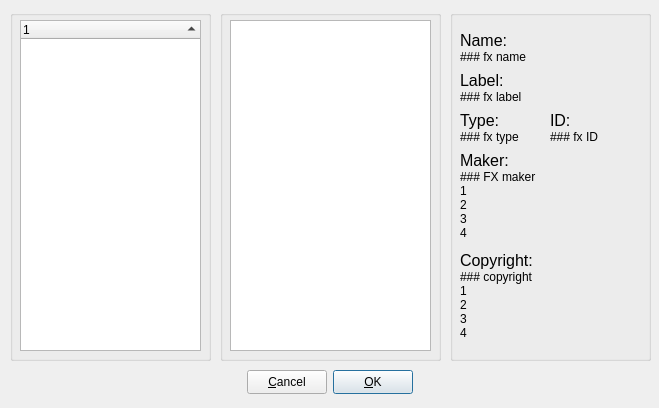
<ui version="4.0" >
 <class>LadspaFXSelector_UI</class>
 <widget class="QDialog" name="LadspaFXSelector_UI" >
  <property name="geometry" >
   <rect>
    <x>0</x>
    <y>0</y>
    <width>659</width>
    <height>408</height>
   </rect>
  </property>
  <property name="sizePolicy" >
   <sizepolicy vsizetype="Preferred" hsizetype="Preferred" >
    <horstretch>0</horstretch>
    <verstretch>0</verstretch>
   </sizepolicy>
  </property>
  <property name="windowTitle" >
   <string>Form1</string>
  </property>
  <widget class="QWidget" name="Layout33" >
   <property name="geometry" >
    <rect>
     <x>10</x>
     <y>370</y>
     <width>640</width>
     <height>24</height>
    </rect>
   </property>
   <layout class="QHBoxLayout" >
    <property name="spacing" >
     <number>6</number>
    </property>
    <property name="leftMargin" >
     <number>0</number>
    </property>
    <property name="topMargin" >
     <number>0</number>
    </property>
    <property name="rightMargin" >
     <number>0</number>
    </property>
    <property name="bottomMargin" >
     <number>0</number>
    </property>
    <item>
     <spacer>
      <property name="orientation" >
       <enum>Qt::Horizontal</enum>
      </property>
      <property name="sizeType" >
       <enum>QSizePolicy::Expanding</enum>
      </property>
      <property name="sizeHint" >
       <size>
        <width>20</width>
        <height>0</height>
       </size>
      </property>
     </spacer>
    </item>
    <item>
     <widget class="QPushButton" name="m_pCancelBtn" >
      <property name="sizePolicy" >
       <sizepolicy vsizetype="Preferred" hsizetype="Preferred" >
        <horstretch>0</horstretch>
        <verstretch>0</verstretch>
       </sizepolicy>
      </property>
      <property name="minimumSize" >
       <size>
        <width>0</width>
        <height>22</height>
       </size>
      </property>
      <property name="text" >
       <string>&amp;Cancel</string>
      </property>
      <property name="shortcut" >
       <string>Alt+C</string>
      </property>
     </widget>
    </item>
    <item>
     <widget class="QPushButton" name="m_pOkBtn" >
      <property name="sizePolicy" >
       <sizepolicy vsizetype="Preferred" hsizetype="Preferred" >
        <horstretch>0</horstretch>
        <verstretch>0</verstretch>
       </sizepolicy>
      </property>
      <property name="minimumSize" >
       <size>
        <width>0</width>
        <height>22</height>
       </size>
      </property>
      <property name="text" >
       <string>&amp;OK</string>
      </property>
      <property name="shortcut" >
       <string>Alt+O</string>
      </property>
      <property name="default" >
       <bool>true</bool>
      </property>
      <property name="flat" >
       <bool>false</bool>
      </property>
     </widget>
    </item>
    <item>
     <spacer>
      <property name="orientation" >
       <enum>Qt::Horizontal</enum>
      </property>
      <property name="sizeType" >
       <enum>QSizePolicy::Expanding</enum>
      </property>
      <property name="sizeHint" >
       <size>
        <width>20</width>
        <height>0</height>
       </size>
      </property>
     </spacer>
    </item>
   </layout>
  </widget>
  <widget class="QGroupBox" name="groupBox" >
   <property name="geometry" >
    <rect>
     <x>10</x>
     <y>10</y>
     <width>201</width>
     <height>351</height>
    </rect>
   </property>
   <property name="title" >
    <string/>
   </property>
   <widget class="QTreeWidget" name="m_pGroupsListView" >
    <property name="geometry" >
     <rect>
      <x>10</x>
      <y>10</y>
      <width>181</width>
      <height>331</height>
     </rect>
    </property>
    <property name="alternatingRowColors" >
     <bool>true</bool>
    </property>
    <property name="sortingEnabled" >
     <bool>true</bool>
    </property>
    <column>
     <property name="text" >
      <string>1</string>
     </property>
    </column>
   </widget>
  </widget>
  <widget class="QGroupBox" name="groupBox_2" >
   <property name="geometry" >
    <rect>
     <x>220</x>
     <y>10</y>
     <width>221</width>
     <height>351</height>
    </rect>
   </property>
   <property name="title" >
    <string/>
   </property>
   <widget class="QListWidget" name="m_pPluginsListBox" >
    <property name="geometry" >
     <rect>
      <x>10</x>
      <y>10</y>
      <width>201</width>
      <height>331</height>
     </rect>
    </property>
   </widget>
  </widget>
  <widget class="QGroupBox" name="groupBox_3" >
   <property name="geometry" >
    <rect>
     <x>450</x>
     <y>10</y>
     <width>201</width>
     <height>351</height>
    </rect>
   </property>
   <property name="title" >
    <string/>
   </property>
   <widget class="QLabel" name="textLabel1" >
    <property name="geometry" >
     <rect>
      <x>10</x>
      <y>20</y>
      <width>180</width>
      <height>20</height>
     </rect>
    </property>
    <property name="font" >
     <font>
      <pointsize>12</pointsize>
      <weight>50</weight>
      <italic>false</italic>
      <bold>false</bold>
      <underline>false</underline>
      <strikeout>false</strikeout>
     </font>
    </property>
    <property name="text" >
     <string>Name:</string>
    </property>
   </widget>
   <widget class="QLabel" name="m_nameLbl" >
    <property name="geometry" >
     <rect>
      <x>10</x>
      <y>40</y>
      <width>180</width>
      <height>20</height>
     </rect>
    </property>
    <property name="text" >
     <string>### fx name</string>
    </property>
    <property name="alignment" >
     <set>Qt::AlignTop</set>
    </property>
   </widget>
   <widget class="QLabel" name="textLabel2" >
    <property name="geometry" >
     <rect>
      <x>10</x>
      <y>60</y>
      <width>180</width>
      <height>20</height>
     </rect>
    </property>
    <property name="font" >
     <font>
      <pointsize>12</pointsize>
      <weight>50</weight>
      <italic>false</italic>
      <bold>false</bold>
      <underline>false</underline>
      <strikeout>false</strikeout>
     </font>
    </property>
    <property name="text" >
     <string>Label:</string>
    </property>
   </widget>
   <widget class="QLabel" name="m_labelLbl" >
    <property name="geometry" >
     <rect>
      <x>10</x>
      <y>80</y>
      <width>180</width>
      <height>20</height>
     </rect>
    </property>
    <property name="text" >
     <string>### fx label</string>
    </property>
    <property name="alignment" >
     <set>Qt::AlignTop</set>
    </property>
   </widget>
   <widget class="QLabel" name="textLabel3" >
    <property name="geometry" >
     <rect>
      <x>10</x>
      <y>100</y>
      <width>80</width>
      <height>20</height>
     </rect>
    </property>
    <property name="font" >
     <font>
      <pointsize>12</pointsize>
      <weight>50</weight>
      <italic>false</italic>
      <bold>false</bold>
      <underline>false</underline>
      <strikeout>false</strikeout>
     </font>
    </property>
    <property name="text" >
     <string>Type:</string>
    </property>
   </widget>
   <widget class="QLabel" name="textLabel1_2" >
    <property name="geometry" >
     <rect>
      <x>100</x>
      <y>100</y>
      <width>90</width>
      <height>20</height>
     </rect>
    </property>
    <property name="font" >
     <font>
      <pointsize>12</pointsize>
      <weight>50</weight>
      <italic>false</italic>
      <bold>false</bold>
      <underline>false</underline>
      <strikeout>false</strikeout>
     </font>
    </property>
    <property name="text" >
     <string>ID:</string>
    </property>
   </widget>
   <widget class="QLabel" name="m_typeLbl" >
    <property name="geometry" >
     <rect>
      <x>10</x>
      <y>120</y>
      <width>80</width>
      <height>20</height>
     </rect>
    </property>
    <property name="text" >
     <string>### fx type</string>
    </property>
    <property name="alignment" >
     <set>Qt::AlignTop</set>
    </property>
   </widget>
   <widget class="QLabel" name="m_pIDLbl" >
    <property name="geometry" >
     <rect>
      <x>100</x>
      <y>120</y>
      <width>90</width>
      <height>20</height>
     </rect>
    </property>
    <property name="text" >
     <string>### fx ID</string>
    </property>
    <property name="alignment" >
     <set>Qt::AlignTop</set>
    </property>
   </widget>
   <widget class="QLabel" name="textLabel3_2" >
    <property name="geometry" >
     <rect>
      <x>10</x>
      <y>140</y>
      <width>180</width>
      <height>20</height>
     </rect>
    </property>
    <property name="font" >
     <font>
      <pointsize>12</pointsize>
      <weight>50</weight>
      <italic>false</italic>
      <bold>false</bold>
      <underline>false</underline>
      <strikeout>false</strikeout>
     </font>
    </property>
    <property name="text" >
     <string>Maker:</string>
    </property>
   </widget>
   <widget class="QLabel" name="m_pMakerLbl" >
    <property name="geometry" >
     <rect>
      <x>10</x>
      <y>160</y>
      <width>180</width>
      <height>80</height>
     </rect>
    </property>
    <property name="text" >
     <string>### FX maker
1
2
3
4</string>
    </property>
    <property name="alignment" >
     <set>Qt::AlignTop</set>
    </property>
   </widget>
   <widget class="QLabel" name="textLabel5" >
    <property name="geometry" >
     <rect>
      <x>10</x>
      <y>240</y>
      <width>180</width>
      <height>20</height>
     </rect>
    </property>
    <property name="font" >
     <font>
      <pointsize>12</pointsize>
      <weight>50</weight>
      <italic>false</italic>
      <bold>false</bold>
      <underline>false</underline>
      <strikeout>false</strikeout>
     </font>
    </property>
    <property name="text" >
     <string>Copyright:</string>
    </property>
   </widget>
   <widget class="QLabel" name="m_pCopyrightLbl" >
    <property name="geometry" >
     <rect>
      <x>10</x>
      <y>260</y>
      <width>180</width>
      <height>80</height>
     </rect>
    </property>
    <property name="text" >
     <string>### copyright
1
2
3
4</string>
    </property>
    <property name="alignment" >
     <set>Qt::AlignTop</set>
    </property>
   </widget>
  </widget>
 </widget>
 <layoutdefault spacing="6" margin="11" />
 <includes/>
 <resources/>
 <connections>
  <connection>
   <sender>m_pCancelBtn</sender>
   <signal>clicked()</signal>
   <receiver>LadspaFXSelector_UI</receiver>
   <slot>reject()</slot>
   <hints>
    <hint type="sourcelabel" >
     <x>272</x>
     <y>371</y>
    </hint>
    <hint type="destinationlabel" >
     <x>149</x>
     <y>388</y>
    </hint>
   </hints>
  </connection>
  <connection>
   <sender>m_pOkBtn</sender>
   <signal>clicked()</signal>
   <receiver>LadspaFXSelector_UI</receiver>
   <slot>accept()</slot>
   <hints>
    <hint type="sourcelabel" >
     <x>417</x>
     <y>378</y>
    </hint>
    <hint type="destinationlabel" >
     <x>509</x>
     <y>381</y>
    </hint>
   </hints>
  </connection>
 </connections>
</ui>
